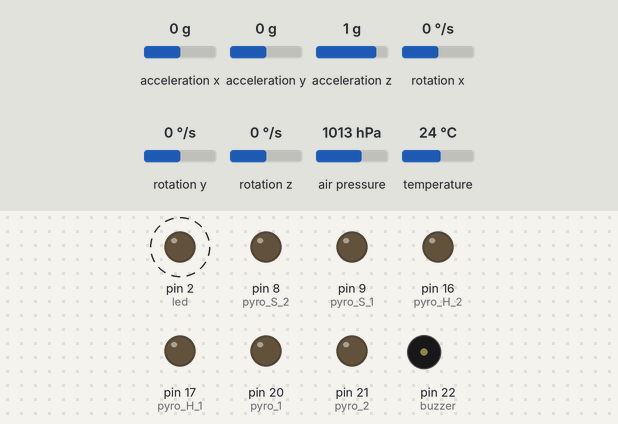
A sketch run on a simulated Arduino Mega 2560, built with avr-gcc and run on an emulated ATmega2560. Parts: output pins drawn as LEDs (lit = HIGH), buzzer (waves = sounding, pin HIGH). Dashed ring = blinking. The test bench sets the inputs (shaded band); at power-on: acceleration x 0 g, acceleration y 0 g, acceleration z 1 g, rotation x 0 °/s, rotation y 0 °/s, rotation z 0 °/s, air pressure 1013 hPa, temperature 24 °C.

Above: at 5.47 s.
Timing chart, 0 to 8.4 s (numbered marks = the images above):
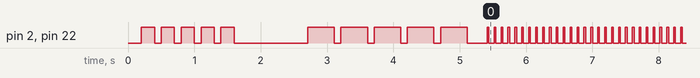

Measured:
- by itself, pin 2 (led), pin 22 (buzzer): goes 4 × (LOW 0.10 s, HIGH 0.20 s), LOW 1.1 s, 4 × (HIGH 0.40 s, LOW 0.10 s), HIGH 0.40 s, LOW 0.30 s, 1196 × (HIGH 0.03 s, LOW 0.08 s), then HIGH

The sketch:

ignition-Com.ino
```cpp
#include <Wire.h>
#include <Adafruit_MPU6050.h>
#include <Adafruit_BME280.h>
#include <Adafruit_Sensor.h>

#define SEALEVELPRESSURE_HPA (1013.25)
Adafruit_MPU6050 mpu;
Adafruit_BME280 bme;

int pyro_H_2 = 16;
int pyro_H_1 = 17;
int pyro_S_2 = 8;
int pyro_S_1 = 9;
int pyro_2 = 21;
int pyro_1 = 20;
int buzzer = 22;
int led = 2;

float altt = 0;
float _alt = 0;
float a_x = 0;
float a_y = 0;
float _x = 0;
float _y = 0;

float filtre_deger_BME = 0;
float kalman_old_BME = 0;
float cov_old_BME = 0;

float filtre_deger_AY = 0;
float kalman_old_AX = 0;
float cov_old_AX = 0;

float filtre_deger_AX = 0;
float kalman_old_AY = 0;
float cov_old_AY = 0;

float MA_XY = 0;
float KMA_XY = 0;

int sayac = 0;
int sayac_2 = 0;

float old_altitude = 0;

void setup() {
  Serial.begin(9600);

  pinMode (led, OUTPUT);
  pinMode (buzzer, OUTPUT);
  pinMode (pyro_1, OUTPUT);
  pinMode (pyro_2, OUTPUT);
  pinMode (pyro_H_1, OUTPUT);
  pinMode (pyro_H_2, OUTPUT);
  pinMode (pyro_S_1, OUTPUT);
  pinMode (pyro_S_2, OUTPUT);
  delay(200);
  //******************Açılma Sinyalı************************
  for ( int j = 0; j < 5; j++) {
    digitalWrite(buzzer, HIGH);
    digitalWrite(led, HIGH);
    delay(200);
    digitalWrite(buzzer, LOW);
    digitalWrite(led, LOW);
    delay(100);
  }
  //********************************************
  if (!mpu.begin()) {
    Serial.println("Failed to find MPU6050 chip");
    digitalWrite(buzzer, HIGH);
    while (1) {
      delay(10);
    }
  }
  unsigned status;
  status = bme.begin();
  if (!status) {
    digitalWrite(buzzer, HIGH);
    while (1) delay(10);
  }

  mpu.setAccelerometerRange(MPU6050_RANGE_8_G);
  mpu.setGyroRange(MPU6050_RANGE_500_DEG);
  mpu.setFilterBandwidth(MPU6050_BAND_21_HZ);

  sensors_event_t a, g, temp;
  mpu.getEvent(&a, &g, &temp);
  for ( int i = 0; i < 5; i++) {
    _x = a.acceleration.x;
    _y = a.acceleration.y;
    _alt = bme.readAltitude(SEALEVELPRESSURE_HPA);
    delay(200);
  }
  for ( int j = 0; j < 5; j++) {
    digitalWrite(buzzer, HIGH);
    digitalWrite(led, HIGH);
    delay(400);
    digitalWrite(buzzer, LOW);
    digitalWrite(led, LOW);
    delay(100);
  }
  delay(200);
}

void loop() {
  sensors_event_t a, g, temp;
  mpu.getEvent(&a, &g, &temp);
  altt = bme.readAltitude(SEALEVELPRESSURE_HPA) - _alt;
  a_x = a.acceleration.x - _x;
  a_y = a.acceleration.y - _y;
  filtre_deger_BME = kalman_filter_BME(altt);
  filtre_deger_AY = kalman_filter_AY(a_y);
  filtre_deger_AX = kalman_filter_AY(a_x);
  MA_XY = abs(a_x) + abs(a_y);
  KMA_XY = abs(filtre_deger_AX) + abs(filtre_deger_AY);


  //  Serial.print("Kalman BME Yükseklik "); Serial.print(filtre_deger_BME); Serial.println(" m");
  //  Serial.print("Eski yükseklik "); Serial.print(old_altitude); Serial.println(" m");
  //  Serial.print("Acceleration X: "); Serial.print(a_x); Serial.print(", Y: "); Serial.println(a_y);
  //  Serial.print("kalman Acceleration X: "); Serial.print(filtre_deger_AX); Serial.print(", Y: "); Serial.println(filtre_deger_AY);
  //  Serial.print("Mutlak Toplam Acceleration: "); Serial.println(MA_XY);
  //  Serial.print("Mutlak Toplam Kalman Acceleration: "); Serial.println(KMA_XY);
  //  Serial.println("*****************xD******************");

  if (filtre_deger_BME >= 4000 && KMA_XY >= 5) {
    if (old_altitude > filtre_deger_BME ) {
      sayac++;
      if (sayac == 5)
      {
        digitalWrite(pyro_1, HIGH);
        digitalWrite(pyro_H_1, HIGH);
        digitalWrite(pyro_S_1, HIGH);
        delay(2000);
        digitalWrite(pyro_1, LOW);

      }
      else {
        sayac = 0;
      }
    }
  }

  else if (old_altitude > filtre_deger_BME && filtre_deger_BME < 4000) {
    if (filtre_deger_BME <= 500) {
      sayac_2++;
      if (sayac_2 == 5)
      {
        digitalWrite(pyro_2, HIGH);
        digitalWrite(pyro_H_2, HIGH);
        digitalWrite(pyro_S_2, HIGH);
        delay(2000);
        digitalWrite(pyro_2, LOW);

      }
      else {
        sayac_2 = 0;
      }
    }
  }

  old_altitude = filtre_deger_BME;
  digitalWrite(buzzer, HIGH);
  digitalWrite(led, HIGH);
  delay(25);
  digitalWrite(buzzer, LOW);
  digitalWrite(led, LOW);
  delay(75);
}


// Kalman Filtresi Fonksiyonları BME AX AY

float kalman_filter_BME (float input_BME)
{

  float kalman_new_BME = kalman_old_BME;
  float cov_new_BME = cov_old_BME + 0.80;

  float kalman_gain_BME = cov_new_BME / (cov_new_BME + 0.5);
  float kalman_calculated_BME = kalman_new_BME + (kalman_gain_BME * (input_BME - kalman_new_BME));

  cov_new_BME = (1 - kalman_gain_BME) * cov_old_BME;
  cov_old_BME = cov_new_BME;

  kalman_old_BME = kalman_calculated_BME;

  return kalman_calculated_BME;
}

float kalman_filter_AY (float input_AY)
{

  float kalman_new_AY = kalman_old_AY;
  float cov_new_AY = cov_old_AY + 0.50;

  float kalman_gain_AY = cov_new_AY / (cov_new_AY + 0.9);
  float kalman_calculated_AY = kalman_new_AY + (kalman_gain_AY * (input_AY - kalman_new_AY));

  cov_new_AY = (1 - kalman_gain_AY) * cov_old_AY;
  cov_old_AY = cov_new_AY;

  kalman_old_AY = kalman_calculated_AY;

  return kalman_calculated_AY;
}

float kalman_filter_AX (float input_AX)
{

  float kalman_new_AX = kalman_old_AX;
  float cov_new_AX = cov_old_AX + 0.50;

  float kalman_gain_AX = cov_new_AX / (cov_new_AX + 0.9);
  float kalman_calculated_AX = kalman_new_AX + (kalman_gain_AX * (input_AX - kalman_new_AX));

  cov_new_AX = (1 - kalman_gain_AX) * cov_old_AX;
  cov_old_AX = cov_new_AX;

  kalman_old_AX = kalman_calculated_AX;

  return kalman_calculated_AX;
}
```
